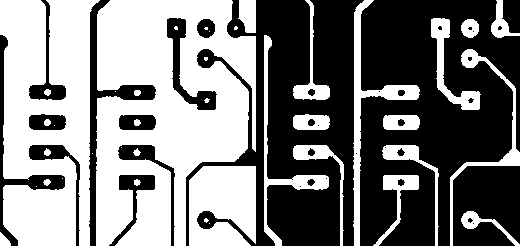
#> input picture images/plate.tif, 520 x 246 px
$ jupyter execute --allow-errors 272975_Morphology.ipynb   (shell and % lines are left out)
#> lines starting #> are read from the running program, lines starting #| are printed output that depends on the picture; after the words box and inside, x2 and y2 are one past the last pixel; in counts of white or black regions, pixels touching at a corner belong together
</td>
<h2 style="white-space: nowrap">Image Processing Laboratory Notebooks</h2>
<hr style="clear:both">
<p style="font-size:0.85em; margin:2px; text-align:justify">
This Juypter notebook is part of a series of computer laboratories which are designed
to teach image-processing programming; they are running on the EPFL's Noto server. They are the practical complement of the theoretical lectures of the EPFL's Master course <b>Image Processing I</b>
(<a href="https://moodle.epfl.ch/course/view.php?id=522">MICRO-511</a>) taught by Prof. M. Unser and Prof. D. Van de Ville.
</p>
<p style="font-size:0.85em; margin:2px; text-align:justify">
The project is funded by the Center for Digital Education and the School of Engineering. It is owned by the <a href="http://bigwww.epfl.ch/">Biomedical Imaging Group</a>.
The distribution or the reproduction of the notebook is strictly prohibited without the written consent of the authors.  &copy; EPFL 2020.
</p>
<p style="font-size:0.85em; margin:0px"><b>Authors</b>:
    <a href="mailto:pol.delaguilapla@epfl.ch">Pol del Aguila Pla</a>,
    <a href="mailto:kay.lachler@epfl.ch">Kay Lächler</a>,
    <a href="mailto:alejandro.nogueronaramburu@epfl.ch">Alejandro Noguerón Arámburu</a>, and
    <a href="mailto:daniel.sage@epfl.ch">Daniel Sage</a>.
</p>
<hr style="clear:both">
<h1>Lab 3: Morphology</h1>
<div style="background-color:#F0F0F0;padding:4px">
    <p style="margin:4px;"><b>Released</b>: Thursday December 10, 2020</p>
    <p style="margin:4px;"><b>Submission</b>: <span style="color:red">Friday December 18, 2020</span> (before 11:59PM) on <a href="https://moodle.epfl.ch/course/view.php?id=522">Moodle</a></p>
    <p style="margin:4px;"><b>Grade weigth</b>: 10% of the overall grade</p>
    <p style="margin:4px;"><b>Remote help</b>: Monday December 14 and Thursday December 17, 12h00-13h00, on Zoom (see Moodle for link)</p>
    <p style="margin:4px;"><b>Related lectures</b>: Chapter 4.3</p>
</div>

### Student Name: Théophane Mayaud
### SCIPER: 272975

Double-click on this cell and fill your name and SCIPER number. Then, run the cell below to verify your identity in Noto and set the seed for random results.

[cell 1]
import getpass
# This line recovers your camipro number to mark the images with your ID
uid = int(getpass.getuser().split('-')[2]) if len(getpass.getuser().split('-')) > 2 else ord(getpass.getuser()[0])
print(f'SCIPER: {uid}')

## Imports
In this first cell we import the required Python libraries:
* [`matplotlib.pyplot`](https://matplotlib.org), to display images
* [`ipywidgets`](https://ipywidgets.readthedocs.io/en/latest/), to make the image display interactive
* [`numpy`](https://numpy.org/doc/stable/reference/index.html), for mathematical operations on arrays
* [`cv2`](https://docs.opencv.org/master/), for image processing in Python

We will then load the `IPLabViewer` class (either see the complete documentation [here](https://github.com/Biomedical-Imaging-Group/IPLabImageViewer/wiki/Python-IPLabViewer()-Class), run the Python command `help(viewer)` after loading the class, or refer to [Lab 0: Introduction](./Introductory.ipynb)).

Finally, we load the images you will use in the exercise to test your algorithms.

[cell 2]
# Configure plotting as dynamic

# Import standard required packages for this exercise
import matplotlib.pyplot as plt
import ipywidgets as widgets
import numpy as np
import cv2 as cv

# Import IPLabsImage() Class
import sys
sys.path.insert(0, 'lib')
from iplabs import IPLabViewer as viewer

# Load images to be used in this lab
plate        = cv.imread('images/plate.tif',               cv.IMREAD_UNCHANGED)
butterfly    = cv.imread('images/butterfly-graylevel.tif', cv.IMREAD_UNCHANGED)
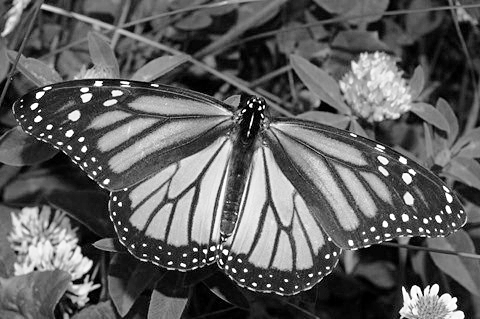
#> input picture images/butterfly-graylevel.tif, 480 x 319 px
#> butterfly is the input picture: shape (319, 480); min 0, max 255, mean 95
test_contact = cv.imread('images/test-contact.tif',        cv.IMREAD_UNCHANGED)
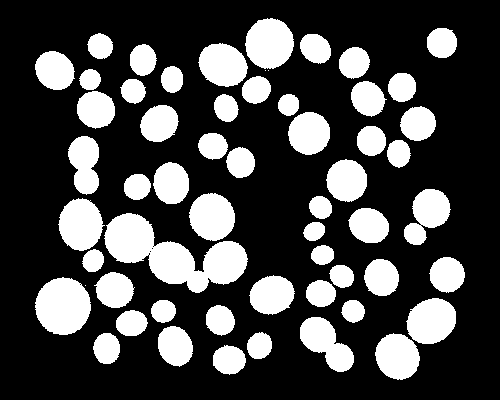
#> input picture images/test-contact.tif, 500 x 400 px
test_scratch = cv.imread('images/test-scratch.tif',        cv.IMREAD_UNCHANGED)
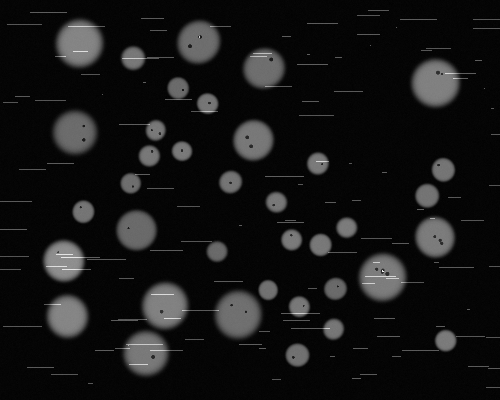
#> input picture images/test-scratch.tif, 500 x 400 px
#> test_scratch is the input picture: shape (400, 500); min 2, max 248, mean 21

In the following cell we import the JavaScript `IPLabImageAccess` class, created specifically for this course, which facilitates the creation and modification of images.

#> (a cell that did not finish here is left out)

# Morphology (17 points)

In this laboratory you will learn 1) how to implement several morphological filters in a low-level language (like JavaScript), and 2) how to apply them in image processing applications using OpenCV. We will focus mainly on 2D graylevel morphology, but keep in mind that the same operations can easily be adapted to color images by treating each color channel as an independent graylevel image.

## <a class="anchor"></a> Index
1. [Structuring Elements](#-1.-Structuring-elements-(2-points)) (**2 points**)
    1. [Square](#-1.A.-Square-structuring-element)
    2. [Cross](#-1.B.-Cross-structuring-element)
    3. [Disc](#-1.C.-Disc-structuring-element)
2. [Debugging](#-2.-Debugging-(1-point)) (**1 point**)
3. [Morphological filters](#-3.-Morphological-filters-(9-points)) (**9 points**)
    1. [Erosion](#-3.A.-Erosion)
    2. [Dilation](#-3.B.-Dilation)
    3. [Median](#-3.C.-Median-filter)
    4. [Opening](#-3.D.-Opening)
    5. [Closing](#-3.E.-Closing)
    6. [Gradient](#-3.F.-Gradient-filter)
    7. [Top-hat](#-3.G.-Top-hat-filter)
    8. [Bottom-hat](#-3.H.-Bottom-hat-filter)
    9. [Understanding morphological filters](#-3.I.-Understanding-morphological-filters)
4. [Direct applications](#-4.-Direct-applications-(2-points)) (**2 points**)
    1. [Disconnecting round objects](#-4.A.-Disconnecting-round-objects)
    2. [Detecting horizontal lines](#-4.B.-Detecting-horizontal-lines)
5. [Combining morphological filters](#-5.-Combining-morphological-filters-(1-point)) (**1 point**)
6. [Lantuéjoul's skeleton](#-6.-Lantuéjoul's-skeleton-(2-points)) (**2 points**)
    1. [Classic Lantuéjoul's algorithm](#-6.A.-Classic-Lantuéjoul's-algorithm)
        1. [Implementing skeletonize](#-6.A.a.-Implementing-skeletonize)
        2. [Testing skeletonize](#-6.A.b.-Testing-skeletonize)
    2. [Pruning and post-processing](#-6.B.-Pruning-and-post-processing)
        1. [Implementing pruning](#-6.B.a.-Implementing-pruning)
        2. [Testing skeletonize and prune](#-6.B.b.-Testing-skeletonize-and-prune)
7. [Cartoonize your picture!](#-7.-Cartoonize-your-picture!)

<div class=" alert alert-danger">

<b>Important:</b> Each cell that contains code begins with `%use sos` or `%use javascript`. This indicates if the code in this specific cell should be written in Python or JavaScript. Do not change or remove any lines of code that begin with an $\%$. They need to be on the first line of each cell!

</div>

# <a class="anchor"></a> 1. Structuring elements (2 points)
[Back to index](#-Index)

As you have seen in the course, a structuring element (often abbreviated with `strel` in the code) can be discribed by a binary image consisting of a foreground and a background, which are usually represented with `true` (or $1$) and `false` (or $0$), respectively. They are used in morphological filters such as dilation, erosion, opening, closing and all others that are derived from those. The purpose of the structuring element is to define the shape and size used by a morphological filter.

**Your task in this section is to implement 2 different structuring elements, namely a cross and a disc.**

**For 1 point each**, implement the functions `cross(n)` and `disc(n)` to build the shapes of the structuring elements of size $n \times n$. The function `square(n)` is provided and serves as a reference. The "disc" shape contains elements which are inside a circle tangent to the frame of the $n \times n$ square, and the "cross" shape contains a horizontal and a vertical line that meet in the center of the square, both with a single-pixel width.

The images below show an example of how the different elements should look with a size of $9 \times 9$.

<div class=" alert alert-info">

<b>Note:</b> Because all the proposed structuring elements are all symmetric and we use $n$ odd, it is not necessary to reflect the structuring element as we would do in a generic implementation. However, you can still do it if you want.
</div>

## <a class="anchor"></a> 1.A. Square structuring element
[Back to index](#-Index)

The next cell provides the example function `square(n)`, which returns a square of size $n \times n$ filled with $1$s.

#> (a cell that did not finish here is left out)

The next cell runs the function `square(n)` and stores the result in the variable `strel_square` which is converted to Python in order to display it in another cell. Feel free to experiment with the size passed to the function and observe the results.
<div class=" alert alert-info">

<b>Remember:</b> The method `.toArray()` is needed to convert the variable to Python.

</div>

#> (a cell that did not finish here is left out)

Run the next cell to use Python to display the structuring element as an image.

<div class = 'alert alert-info'>

**Note:** Throughout the lab, we will reuse the following general cell structure:
1. Function/Code,
2. Running the function,
3. Display/evaluate the results

We will not give a detailed description every time and we will let you do more and more on your own as we progress.
</div>

[cell 6]
# Display the binary image with a title and numerated pixel grid
plt.close('all')
#> (the rest of this cell did not finish here and is left out)

When working in Python, we can use the [OpenCV](https://docs.opencv.org/master/) library to generate structuring elements and perform image processing tasks.

To use OpenCV (called `cv2` in Python) we usually import it as `cv`, which has already been done in the first cell of the notebook. When using the morphological filters provided by OpenCV, the structuring element which should be passed to the functions is a `numpy` array. We can either define it ourselves using NumPy, for example, a $9 \times 9$ square as in the cell below

[cell 7]
strel_square_custom = np.ones((9,9))

or we can use [`cv.getStructuringElement()`](https://docs.opencv.org/trunk/d4/d86/group__imgproc__filter.html#gac342a1bb6eabf6f55c803b09268e36dc), which can generate rectangles ([`cv.MORPH_RECT`](https://docs.opencv.org/master/d4/d86/group__imgproc__filter.html#gac2db39b56866583a95a5680313c314ad)), ellipses ([`cv.MORPH_ELLIPSE`](https://docs.opencv.org/master/d4/d86/group__imgproc__filter.html#gac2db39b56866583a95a5680313c314ad)) and crosses ([`cv.MORPH_CROSS`](https://docs.opencv.org/master/d4/d86/group__imgproc__filter.html#gac2db39b56866583a95a5680313c314ad)). The first argument is the type of the structuring element and the second is the size. Run the next cell to get the same $9 \times 9$ square we defined above.

[cell 8]
strel_square_cv = cv.getStructuringElement(cv.MORPH_RECT, (9,9))

We can compare the three structuring elements (JS, NumPy, OpenCV). We can do this either visually by providing the `IPLabViewer` class with a list of images and titles, as in the cell below

<div class = 'alert alert-warning'>

**Note:** If you changed the size of the JS structuring element, change it back to $9$ for the following comparisons.
</div>

[cell 9]

# Close existing figures to release memory
plt.close('all')
# Display the three structuring elemnts side by side to compare them
#> (the rest of this cell did not finish here and is left out)

or numerically, to make sure all the implementations provide the exact same result by using the `assert` statement, as in the cell below.

<div class="alert alert-info">

**Note:** [`np.count_nonzero(arr)`](https://numpy.org/doc/stable/reference/generated/numpy.count_nonzero.html) returns the number of non-zero elements in `arr`.
</div>

#> (a cell that did not finish here is left out)

## <a class="anchor"></a> 1.B. Cross structuring element
[Back to index](#-Index)

Now it's your turn!

In the cell below, **for 1 point**, complete the code in JavaScript to implement the `cross(n)` function.

<div class=" alert alert-info">

<b>Hint:</b> In JS all variables are in floating point precision. If you need to, you can use the function `parseInt(x)` to get the largest integer smaller than a given $x\in\mathbb{R}$.
</div>

#> (a cell that did not finish here is left out)

#> (a cell that did not finish here is left out)

[cell 13]
# Display the binary image with a title and numbered pixel grid
plt.close('all')
#> (the rest of this cell did not finish here and is left out)

In Python you can use OpenCV to generate a cross structuring element by passing `cv.MORPH_CROSS` to `getStructuringElement`. Run the cell below to create and display the OpenCV cross. You can also change the size of the structuring element and see the result.

[cell 14]
# Generate the cross structuring element with OpenCV - feel free to play with the size passed to this function
strel_cross_cv = cv.getStructuringElement(cv.MORPH_CROSS, (9, 9))
# Display it
plt.close('all')
#> (the rest of this cell did not finish here and is left out)

The following cell tests if the Python and JavaScript structuring elements are identical. To make sure you pass the test, verify that both are of the same size!

<div class = 'alert alert-danger'>

**Note:** Throughout this section, we will give you the freedom to choose the size of the JS and the OpenCV structuring element. However, if you do change it, make sure to change it back to the original for the following comparisons. This is true for every exercise. When you hand in your notebook, **all comparison cells should run without any error.**
</div>

#> (a cell that did not finish here is left out)

## <a class="anchor"></a> 1.C. Disc structuring element
[Back to index](#-Index)

In the cell below, **for 1 point**, complete the code in JavaScript to implement the `disc(n)` function.

#> (a cell that did not finish here is left out)

#> (a cell that did not finish here is left out)

[cell 18]
# Display the binary image with a title and numerated pixel grid
plt.close('all')
#> (the rest of this cell did not finish here and is left out)

Unfortunately, OpenCV doesn't provide a disc structuring element. However, it provides elliptical structuring elements by passing `cv.MORPH_ELLIPSE` to `getStructuringElement`. Usually, an ellipse which has the same height and width should be just a normal circle/disc, so lets see what happens if we generate such a disc using OpenCVs ellipse generator. Run the cell below to generate OpenCVs interpretation of a disc.

[cell 19]
# Generate an ellipse with height = width
strel_ellipse = cv.getStructuringElement(cv.MORPH_ELLIPSE, (9,9))
# Display the result
plt.close('all')
#> (the rest of this cell did not finish here and is left out)

<a name="disc_function"></a>
Don't worry, you didn't do anything wrong. As you can hopefully see, this isn't a circular disc, but still some kind of ellipse, even though the height and width are set to the same value. Either this is a bug in the implementation of `getStructuringElement()` or they simply have another interpretation of a circle (which is wrong). Either way this means we need to create our own function in Python to generate a disc structuring element. Luckily for you, we have already done this and will provide it to you in the following cell.
<div class=" alert alert-info">

**Note:** Because it is very inefficient to use for loops in Python (and you should only do it if absolutely necessary!), this task was implemented using a [`lambda` function](https://docs.python.org/3/tutorial/controlflow.html#lambda-expressions) and the NumPy method [`np.fromfunction`](https://numpy.org/doc/stable/reference/generated/numpy.fromfunction.html).
</div>

<div class=" alert alert-success">

**Note:** For the scope of this lab you do not need to understand the `lambda` function. However, we do recommend you to go through the documentation and to completely understand the following cell $-$ it will improve your programming skills.
</div>

[cell 20]
# Function that generates a disc structuring element in python
def disc(n):
    # Define the function of a circle as a lambda function
    circle_func = lambda i, j: ((i - n//2)**2 + (j - n//2)**2) <= (n//2)**2
    # Set all elements of the array that are inside the circle of diamater n to 1 - np.uint8 to match the type used by OpenCV for structuring elements
    output = np.fromfunction(circle_func, shape=(n,n)).astype(np.uint8)
    # Return the structuring element
    return output

[cell 21]
# Here we generate a disc structuring element with python by calling the function implemented above
strel_disc_python = disc(9)
# And display it
plt.close('all')
#> (the rest of this cell did not finish here and is left out)

Now that we have a working function to compare your implementation to, lets do it! Run the cell below to test your implementation in JS.

#> (a cell that did not finish here is left out)

# <a class="anchor"></a> 2. Debugging (1 point)
[Back to index](#-Index)

The provided function `erodeBug()`, which is given in the next cell, is supposed to perform an erosion operation on an image with a square structuring element of size $3 \times 3$. While the JavaScript syntax is correct, there are two bugs in the implementation of `erodeBug()`. Inspect the code below, fix the two bugs, and explore the cells below to run the function on the images `plate` and `butterfly` to see the result.
<div class=" alert alert-info">

<b>Remember:</b>
- `img.nx` and `img.ny` can be used to get the dimensions of `img`,
- `img.getNbh(x, y, h, w)` returns the neighbourhood of size $(h\times w)$ around the location $(x,y)$ of `img`,
- `Math.min(a,b)` calculates the minimum between $a$ and $b$.
</div>

#> (a cell that did not finish here is left out)

Run the next cell to apply the function `erodeBug()` to both images and put the result in Python.

#> (a cell that did not finish here is left out)

Run the next cell to see the result of your function erodeBug, as well as the difference between the original and your result.

#> (a cell that did not finish here is left out)

If you're unsure about the result, it's always a good idea to test a function on an input to which we know the output. For example, we know that if we erode a $3 \times 3$ square surrounded by zeros with a $3 \times 3$ square, the result should be a black image with one single white pixel in the center of the original square, right? So lets try it... Run the cells below to create the test image and apply the function `erodeBug` on it.

[cell 26]
# To define the image with a square in the middle, we initialize a 9x9 image of zeros
square_image = np.zeros((5, 11))
# and insert the 3x3 quare of ones towards the right side
square_image[1:4, 7:10] = 1
# Let's see how it looks
#> (the rest of this cell did not finish here and is left out)

#> (a cell that did not finish here is left out)

As mentioned above, the result should be a single white pixel located in the center of the white square, in an otherwise black image. If this isn't the case, there might still be a bug in the `erodeBug` function above.

[cell 28]
# Display the result of the eroded square
plt.close('all')
#> (the rest of this cell did not finish here and is left out)

# <a class="anchor"></a> 3. Morphological filters (9 points)
[Back to index](#-Index)

In this part you are asked to implement the morphological filters given in the table below. Click on their names for a quick link to where you have to implement them, and to [Back to table](#-3.-Morphological-filters-(9-points)) to come back here.

| $\text{Filter}$ | $\text{Function}$ | $\text{Definition / Mathematical notation}$   |
|------------|---------------|----------------------------------------------------------|
| [Erosion](#-3.A.-Erosion)              (3.A) | `erosion()`   | $f \ominus b$                                            |
| [Dilation](#-3.B.-Dilation)            (3.B) | `dilation()`  | $f \oplus b$                                             |
| [Open](#-3.D.-Opening)                 (3.D) | `open()`      | $f \circ b = (f \ominus b) \oplus b$                     |
| [Close](#-3.E.-Closing)                (3.E) | `close()`     | $f \bullet b = (f \oplus b) \ominus b$                   |
| [Gradient](#-3.F.-Gradient-filter)     (3.F) | `gradient()`  | $\bigtriangledown (f, b) = (f \oplus b) - (f \ominus b)$ |
| [Top-hat](#-3.G.-Top-hat-filter)       (3.G) | `topHat()`    | $\mathrm{TH}(f, b) = f - (f \circ b)$                    |
| [Bottom-hat](#-3.H.-Bottom-hat-filter) (3.H) | `bottomHat()` | $\mathrm{BH}(f, b) = (f \bullet b) - f$                  |
| [Median](#-3.C.-Median-filter)         (3.C) | `median()`    | $\mathrm{MED}(f, b)$                                     |

Each function is worth **1 point**. You will start by implementing the most basic morphological filters: `erosion()`, `dilation()`, and `median()` in JavaScript and compare them to the OpenCV equivalents. The rest will be implemented in Python. The results of your implementation will be shown on the images `plate` and `butterfly`.

## <a class="anchor"></a> 3.A. Erosion
[Back to table](#-3.-Morphological-filters-(9-points)), [Back to index](#-Index)

In the cell below, **for 1 point**, complete the code in JavaScript to implement the `erosion()`.

Remember that in the course, given an image $f$ with support $\Omega_f$ and a structuring element $b$ with support $\Omega_b$, we define erosion as

$$
    (f \ominus b)[\mathbf{k}] = \min_{\mathbf{q}\in\Omega_b}\left\lbrace f\left[\mathbf{k} + \mathbf{q}\right] \mid (\mathbf{k}+\mathbf{q})\in\Omega_f \right\rbrace\,.
$$

As we mentioned before, because all the structuring elements are symmetric and $N$ is odd, you need not worry about reflecting them. See the note in [1. Structuring elements](#-1.-Structuring-elements-(2-points)).

<div class="alert alert-info">

**Hint:** You can use `Number.MAX_VALUE` and `Number.MIN_VALUE` to get the highest and lowest numbers possible in JavaScript.

</div>

#> (a cell that did not finish here is left out)

Run the next cell to apply the `erosion()` function to the images `plate` and `butterfly`.

#> (a cell that did not finish here is left out)

Run the next cell to visualize the results.

#> (a cell that did not finish here is left out)

In Python, we can use `cv.erode(img, b, borderType=cv.BORDER_REFLECT)` to erode an image `img` with a structuring element `b` using mirror padding (`cv.BORDER_REFLECT`). Run the next cells to compare your erosion to the OpenCV erosion.

<div class="alert alert-info">

**Note:** We use mirror padding here specifically because the `getNbh` method used in JavaScript applies this padding by default. This way we can correctly compare the two results.

[cell 32]
# Lets erode the plate image with OpenCV to see if the results are the same
# Define the structuring element to use - feel free to change it, but it should be the same used in the JavaScript function for the comparison to work
b = cv.getStructuringElement(cv.MORPH_RECT, (5,5))
# Erode plate
plate_erosion_cv = cv.erode(plate, b, borderType=cv.BORDER_REFLECT)
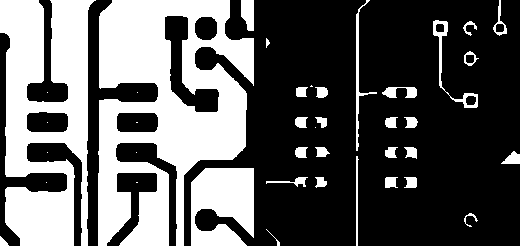
#> plate_erosion_cv: shape (246, 520); 36.2% white; 40 white regions (10 under 20 px), largest, box (x1, y1, x2, y2) and area: (98, 0, 254, 246) 22812, (0, 0, 96, 246) 15597, (191, 168, 254, 246) 3980

# Compare the two versions visually
plt.close('all')
#> (the rest of this cell did not finish here and is left out)
